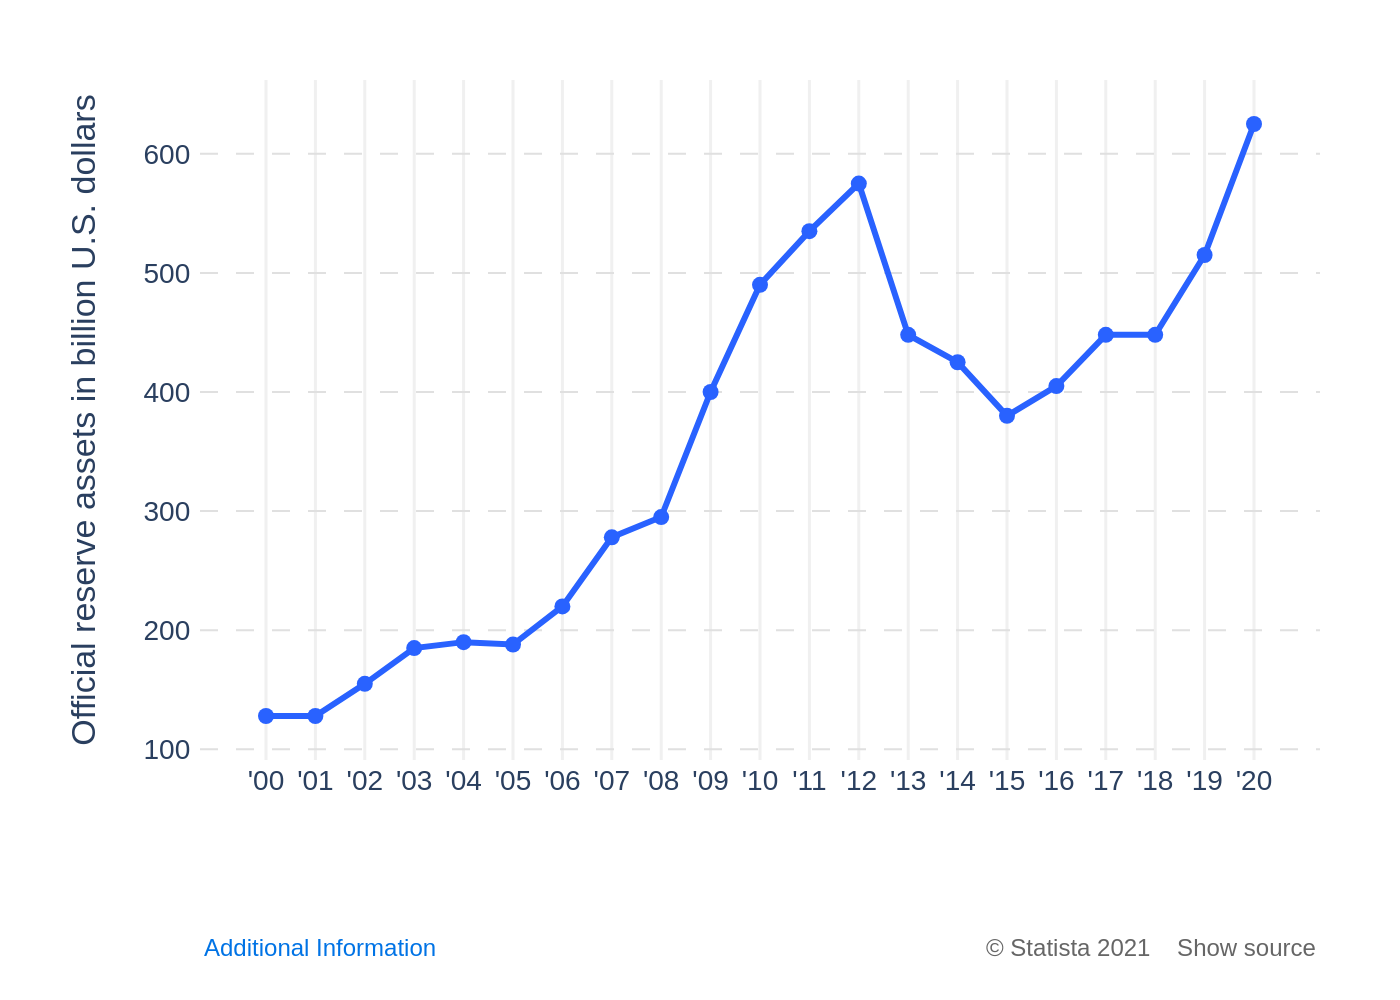

Write Python code to recreate this figure.
import sys
import json
import plotly.graph_objects as go

# Ensure a JSON file path is provided as a command-line argument
if len(sys.argv) != 2:
    print("Usage: python generate_chart.py <path_to_json_file>")
    sys.exit(1)

json_path = sys.argv[1]

# Read the chart data from the specified JSON file
try:
    with open(json_path, 'r', encoding='utf-8') as f:
        chart_info = json.load(f)
except FileNotFoundError:
    print(f"Error: The file '{json_path}' was not found.")
    sys.exit(1)
except json.JSONDecodeError:
    print(f"Error: The file '{json_path}' is not a valid JSON.")
    sys.exit(1)

# Extract data, texts, and colors from the loaded JSON
chart_data = chart_info.get('chart_data', [])
texts = chart_info.get('texts', {})
colors = chart_info.get('colors', [])

# Initialize the figure
fig = go.Figure()

# Add traces to the figure by iterating through the chart data
for i, series in enumerate(chart_data):
    fig.add_trace(go.Scatter(
        x=series.get('x'),
        y=series.get('y'),
        mode='lines+markers',
        name=series.get('name', ''),
        line=dict(color=colors[i % len(colors)], width=3),
        marker=dict(color=colors[i % len(colors)], size=8),
        hoverinfo='skip'
    ))

# Combine source and note for the footer right annotation
footer_right_text = f"{texts.get('source', '')}&nbsp;&nbsp;&nbsp;&nbsp;{texts.get('note', '')}"

# Update the layout of the figure for a professional and clean look
fig.update_layout(
    font=dict(family="Arial", size=14),
    plot_bgcolor='white',
    showlegend=False,
    xaxis=dict(
        title_text=texts.get('x_axis_title'),
        showgrid=True,
        gridcolor='#f0f0f0',
        gridwidth=1.5,
        zeroline=False
    ),
    yaxis=dict(
        title_text=texts.get('y_axis_title'),
        showgrid=True,
        gridcolor='#e0e0e0',
        gridwidth=1,
        griddash='dash',
        zeroline=False,
        tickprefix=' ',
        ticksuffix=' '
    ),
    margin=dict(l=100, r=40, t=40, b=120),
    annotations=[
        dict(
            showarrow=False,
            text=texts.get('footer_left', ''),
            xref='paper',
            yref='paper',
            x=0,
            y=-0.25,
            xanchor='left',
            yanchor='top',
            font=dict(size=12, color='#0073e5')
        ),
        dict(
            showarrow=False,
            text=footer_right_text,
            xref='paper',
            yref='paper',
            x=1,
            y=-0.25,
            xanchor='right',
            yanchor='top',
            font=dict(size=12, color='#666666')
        )
    ]
)

# Derive the output filename from the input JSON file path
base_filename = json_path.rsplit('.', 1)[0]
output_filename = f"{base_filename}.png"

# Save the figure as a high-resolution PNG image
fig.write_image(output_filename, scale=2)

print(f"Chart saved to {output_filename}")
